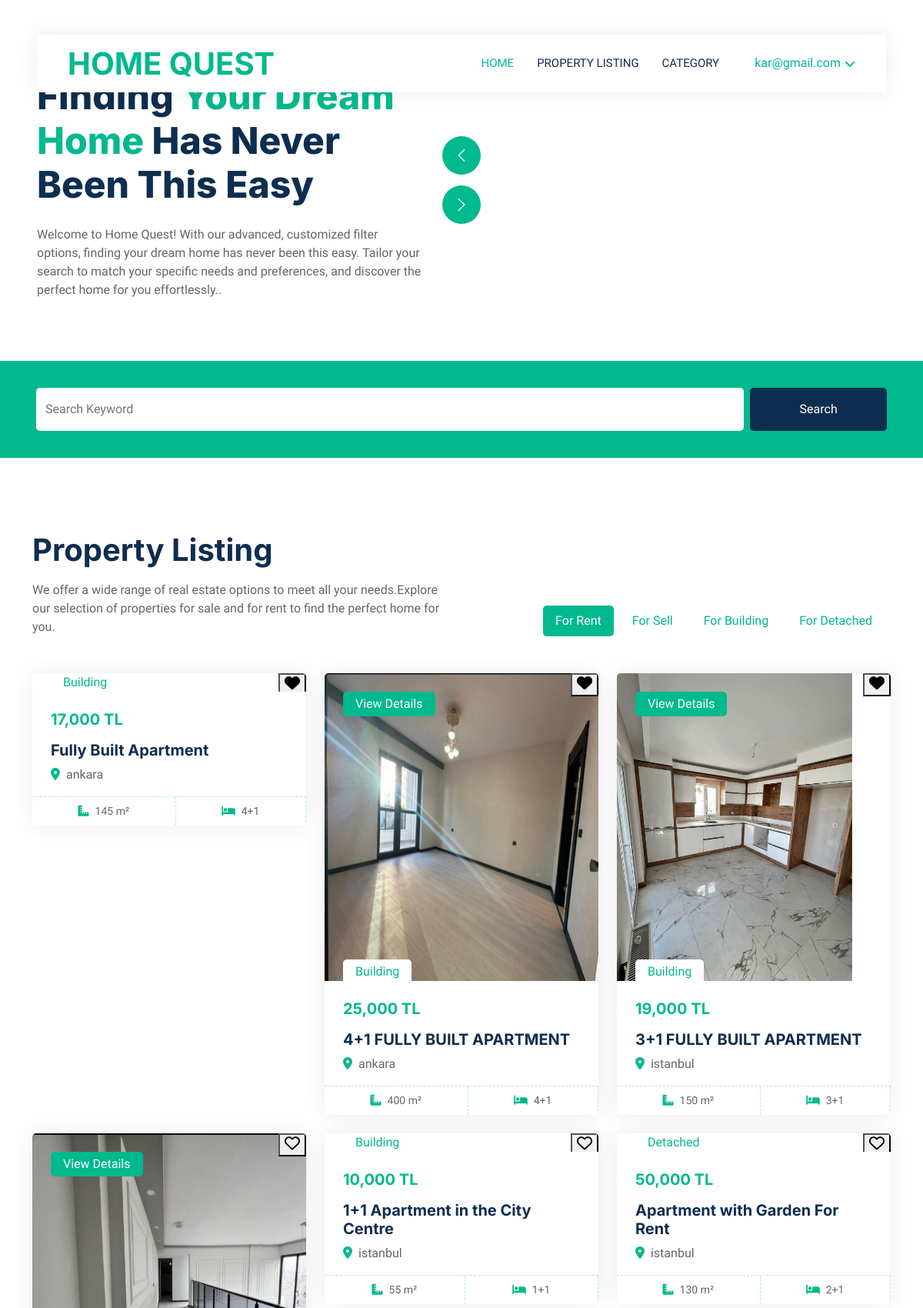
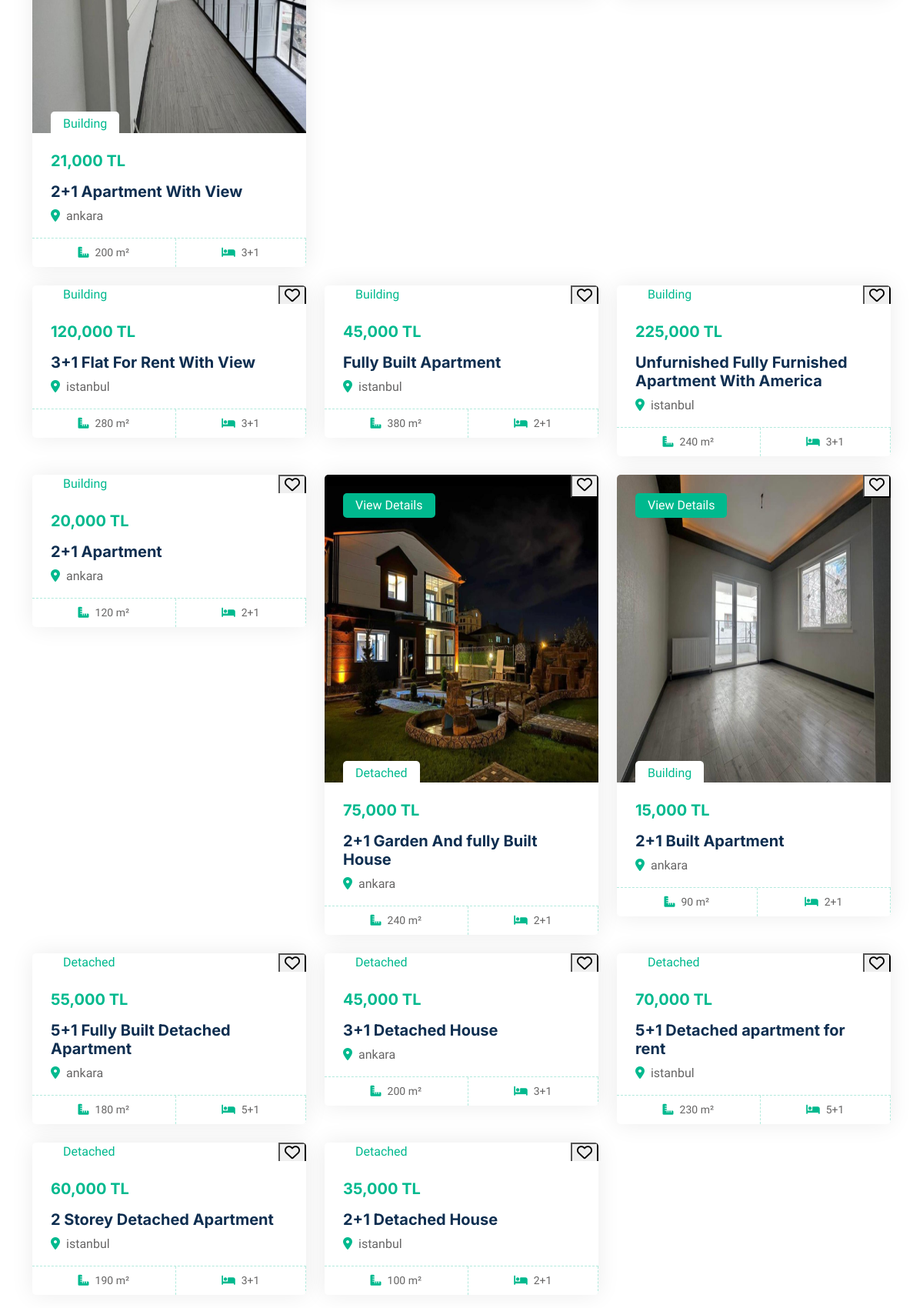
/ (signed in, upper part), run on the app's committed database (2 pictures, top to bottom).
### AppEcommerce/models.py (models this page shows, shortened)
class Product(models.Model):
    GEEKS_CHOICES = (
    ("Rent", "Rent"),
    ("Sale", "Sale"),
)
    BRAND_CHOICES = (
    ("Building", "Building"),
    ("Detached", "Detached"),
)
    CITY_CHOICES = (
    ("istanbul", "İstanbul"),
    ("ankara", "Ankara"),
)
    ROOM_CHOICES = (
    ("1+1", "1+1"),
    ("2+1", "2+1"),
    ("3+1", "3+1"),
    ("4+1", "4+1"),
    ("5+1", "5+1"),
    ("6+1", "6+1"),
    ("7+1", "7+1"),
)
    user = models.ForeignKey(User, on_delete = models.CASCADE)
    title = models.CharField(max_length=50, null=True)
    durum = models.CharField(choices=GEEKS_CHOICES, max_length=50, null=True)
    brand = models.CharField(choices=BRAND_CHOICES, max_length=50, null=True)
    description = models.TextField(null=True)
    image = models.ImageField(upload_to="Product Image", null=True)
    price = models.IntegerField(null=True)
    location = models.CharField(choices=CITY_CHOICES,max_length=50, null=True)
    adres = models.TextField(null=True)
    metre = models.IntegerField(null=True)
    room_number = models.CharField(choices=ROOM_CHOICES, max_length=50, null=True)
    kat_sayısı = models.IntegerField(null=True)
    asansor = models.BooleanField(null=True)
    güvenlik= models.BooleanField(null=True)
    otopark = models.BooleanField(null=True)
    havuz = models.BooleanField(null=True)
    favori = models.ManyToManyField(User, related_name="FavoriyeEkleyenler", verbose_name=("Favoriye ekleyenler"))
    class Meta:
        verbose_name_plural = "Ürünler"

### AppEcommerce/views.py (the view, shortened to what this page needs)
# urls.py: path("", index, name="index"),
def index(request):
    products = Product.objects.all()
    context={
        "products":products,
    }
    return render(request, "index.html", context)

### AppEcommerce/templates/index.html (shortened to what this page needs)
{% extends 'base.html' %}
{% load static %}
{% load i18n %}
{% load humanize %}
{% block content %}
      <div class="container-fluid header bg-white p-0">
        <div class="row g-0 align-items-center flex-column-reverse flex-md-row">
            <div class="col-md-6 p-5 mt-lg-5">
              <h1 class="display-5 animated fadeIn mb-4">Finding <span class="text-primary">Your Dream Home</span> Has Never Been This Easy</h1>
              <p class="animated fadeIn mb-4 pb-2">Welcome to Home Quest! With our advanced, customized filter options,
                finding your dream home has never been this easy.
                Tailor your search to match your specific needs and preferences,
                and discover the perfect home for you effortlessly..</p>
            </div>
            <div class="col-md-6 animated fadeIn">
                <div class="owl-carousel header-carousel">
                </div>
            </div>
        </div>
    </div>
    <form action="{% url 'category' %}">
    <div class="container-fluid bg-primary mb-5 wow fadeIn" data-wow-delay="0.1s" style="padding: 35px;">
        <div class="container">
            <div class="row g-2">
                <div class="col-md-10">
                    <div class="row g-2">
                        <div class="col-md-12">
                            <input  name="query" type="text" class="form-control border-0 py-3" placeholder="Search Keyword" required>
                        </div>
                    </div>
                </div>
                <div class="col-md-2">
                    <button class="btn btn-dark border-0 w-100 py-3" type="submit" >Search</button>
                </div>
            </div>
        </div>
    </div>
  </form>
      <div class="container-xxl py-5" id="list">
          <div class="container">
              <div class="row g-0 gx-5 align-items-end">
                  <div class="col-lg-6">
                      <div class="text-start mx-auto mb-5 wow slideInLeft" data-wow-delay="0.1s">
                          <h1 class="mb-3">Property Listing</h1>
                          <p>We offer a wide range of real estate options to meet all your needs.Explore our selection of properties for sale and for rent to find
                            the perfect home for you.</p>
                      </div>
                  </div>
                  <div class="col-lg-6 text-start text-lg-end wow slideInRight" data-wow-delay="0.1s">
                      <ul class="nav nav-pills d-inline-flex justify-content-end mb-5">
                          <li class="nav-item me-2">
                              <button class="nav-link active" id="pills-home-tab" data-bs-toggle="pill" data-bs-target="#tab-1" type="button" role="tab" aria-controls="pills-home" aria-selected="true">For Rent</button>
                          </li>
                          <li class="nav-item me-2">
                              <button class="nav-link " id="pills-home-tab" data-bs-toggle="pill" data-bs-target="#tab-2" type="button" role="tab" aria-controls="pills-home" aria-selected="true">For Sell</button>
                          </li>
                          <li class="nav-item me-2">
                            <button class="nav-link " id="pills-home-tab" data-bs-toggle="pill" data-bs-target="#tab-3" type="button" role="tab" aria-controls="pills-home" aria-selected="true">For Building</button>
                        </li>
                        <li class="nav-item me-2">
                          <button class="nav-link " id="pills-home-tab" data-bs-toggle="pill" data-bs-target="#tab-4" type="button" role="tab" aria-controls="pills-home" aria-selected="true">For Detached</button>
                      </li>
                      </ul>
                  </div>
              </div>
              <div class="tab-content">
                  <div id="tab-1" class="tab-pane fade show p-0 active">
                      <div class="row g-4">
                        {% for product in  products %}
                          {% if product.durum == "Rent" %}
                          <div class="col-lg-4 col-md-6 wow fadeInUp " data-wow-delay="0.1s" >
                              <div class="property-item rounded overflow-hidden">
                                  <div class="position-relative overflow-hidden">
                                      <a href="{% url 'product_detail' product.id %}"><img style="height: 400px;" class="img-fluid" src="{{product.image.url}}" alt=""></a>
                                      <a class="bg-primary rounded text-white position-absolute start-0 top-0 m-4 py-1 px-3" href="{% url 'product_detail' product.id %}" >View Details</a>
                                      <div class="bg-white rounded-top text-primary position-absolute start-0 bottom-0 mx-4 pt-1 px-3">{{product.brand}}</div>
                                      <form method="post">
                                        {% if request.user in product.favori.all %}
                                        <button type="button" class="position-absolute top-0 end-0 btnfavori" data-product-id="{{ product.id }}">
                                          <i class="fa-solid fa-heart fs-5" id="heart{{ product.id }}"></i>
                                      </button>
                                        {% else %}
                                        {% if request.user.is_authenticated %}
                                        <button type="button" class="position-absolute top-0 end-0 btnfavori" data-product-id="{{ product.id }}">
                                          <i class="fa-regular fa-heart fs-5" id="heart{{ product.id }}"></i>
                                      </button>
                                      {% else %}
                                      <a href="{% url 'login' %}" type="button" class="position-absolute top-0 end-0 btn" data-product-id="{{ product.id }}">
                                        <i class="fa-regular fa-heart fs-5" id="heart{{ product.id }}"></i>
                                      </a>
                                        {% endif %}
                                        {% endif %}
                                    </form>
                                  </div>
                                  <div class="p-4 pb-0">
                                      <h5 class="text-primary mb-3">{{product.price|intcomma}}   TL </h5>
                                      <a class="d-block h5 mb-2" href="">{{product.title}}</a>
                                      <p><i class="fa fa-map-marker-alt text-primary me-2"></i>{{product.location}}</p>
                                  </div>
                                  <div class="d-flex border-top">
                                      <small class="flex-fill text-center border-end py-2"><i class="fa fa-ruler-combined text-primary me-2"></i>{{product.metre}} m²</small>
                                      <small class="flex-fill text-center border-end py-2"><i class="fa fa-bed text-primary me-2"></i>{{product.room_number}}</small>
                                  </div>
                              </div>
                          </div>
                          {% endif %}
                          {% endfor %}
                      </div>
                  </div>
              </div>
          </div>
      </div>
    {% endblock content %}

### AppEcommerce/templates/partials/_header.html (shortened to what this page needs)
{% load static %}
{% load i18n %}
        <div class="container-fluid nav-bar bg-transparent">
          <nav class="navbar navbar-expand-lg bg-white navbar-light py-0 px-4">
              <a href="index.html" class="navbar-brand d-flex align-items-center text-center">
                  <a  href="{% url 'index' %}"  ><h1 class="m-0 text-primary"  >HOME QUEST  </h1></a>
              </a>
              <div class="collapse navbar-collapse" id="navbarCollapse">
                  <div class="navbar-nav ms-auto">
                      <a href="{% url 'index' %}" class="nav-item nav-link
                      {% if request.path == '/' %}
                        active
                      {% endif %}
                        ">Home</a>
                        {% if request.path == '/'  %}
                        <a href="#list" class="nav-item nav-link">Property Listing</a>
                        {% endif %}
                      <a href="{% url 'category' %}" class="nav-item nav-link
                       ">category</a>
                  </div>
                  {% if request.user.is_authenticated %}
                  <div class="nav-item dropdown">
                    <a href="#" class="nav-link dropdown-toggle" data-bs-toggle="dropdown">{{request.user.username}}</a>
                </div>
                  {% else %}
                  <a href="{% url 'login' %}" class="btn btn-primary px-3 d-none d-lg-flex">Login</a>
                  <a href="{% url 'register' %}" class="btn btn-primary px-3 d-none d-lg-flex ms-2">Register</a>
                  {% endif %}
              </div>
          </nav>
      </div>

### AppEcommerce/static/css/style.css (style rules this page uses)
:root { --primary: #00B98E; --secondary: #FF6922; --light: #EFFDF5; --dark: #0E2E50; }
.btn { transition: .5s; }
.nav-bar { position: relative; margin-top: 45px; padding: 0 3rem; transition: .5s; z-index: 9; }
.navbar { box-shadow: 0 0 30px rgba(0, 0, 0, .08); }
.navbar .dropdown-toggle::after { border: none; content: "\f107"; font-family: "Font Awesome 5 Free"; font-weight: 900; vertical-align: middle; margin-left: 5px; transition: .5s; }
.navbar-light .navbar-nav .nav-link { margin-right: 30px; padding: 25px 0; color: #FFFFFF; font-size: 15px; text-transform: uppercase; outline: none; }
.navbar-light .navbar-nav .nav-link:hover, .navbar-light .navbar-nav .nav-link.active { color: var(--primary); }
.navbar-light .navbar-brand { height: 75px; }
.navbar-light .navbar-nav .nav-link { color: var(--dark); font-weight: 500; }
@media (min-width: 992px) { .header { margin-top: -120px; } }
.property-item { box-shadow: 0 0 30px rgba(0, 0, 0, .08); }
.property-item img { transition: .5s; }
.property-item .border-top { border-top: 1px dashed rgba(0, 185, 142, .3) !important; }
.property-item .border-end { border-right: 1px dashed rgba(0, 185, 142, .3) !important; }

### data on the page
Product: brand "Building", price "17,000", title "Fully Built Apartment", location "ankara", metre "145", room_number "4+1"
Product: image (picture), brand "Building", price "25,000", title "4+1 FULLY BUILT APARTMENT", location "ankara", metre "400", room_number "4+1"
Product: image (picture), brand "Building", price "19,000", title "3+1 FULLY BUILT APARTMENT", location "istanbul", metre "150", room_number "3+1"
Product: image (picture), brand "Building", price "21,000", title "2+1 Apartment With View", location "ankara", metre "200", room_number "3+1"
Product: brand "Building", price "10,000", title "1+1 Apartment in the City Centre", location "istanbul", metre "55", room_number "1+1"
Product: brand "Detached", price "50,000", title "Apartment with Garden For Rent", location "istanbul", metre "130", room_number "2+1"
Product: brand "Building", price "120,000", title "3+1 Flat For Rent With View", location "istanbul", metre "280", room_number "3+1"
Product: brand "Building", price "45,000", title "Fully Built Apartment", location "istanbul", metre "380", room_number "2+1"
Product: brand "Building", price "225,000", title "Unfurnished Fully Furnished Apartment With America", location "istanbul", metre "240", room_number "3+1"
Product: brand "Building", price "20,000", title "2+1 Apartment", location "ankara", metre "120", room_number "2+1"
Product: image (picture), brand "Detached", price "75,000", title "2+1 Garden And fully Built House", location "ankara", metre "240", room_number "2+1"
Product: image (picture), brand "Building", price "15,000", title "2+1 Built Apartment", location "ankara", metre "90", room_number "2+1"
Product: brand "Detached", price "55,000", title "5+1 Fully Built Detached Apartment", location "ankara", metre "180", room_number "5+1"
Product: brand "Detached", price "45,000", title "3+1 Detached House", location "ankara", metre "200", room_number "3+1"
Product: brand "Detached", price "70,000", title "5+1 Detached apartment for rent", location "istanbul", metre "230", room_number "5+1"
Product: brand "Detached", price "60,000", title "2 Storey Detached Apartment", location "istanbul", metre "190", room_number "3+1"
Product: brand "Detached", price "35,000", title "2+1 Detached House", location "istanbul", metre "100", room_number "2+1"

### other printed values
{{ request.user.username }} "kar@gmail.com"
